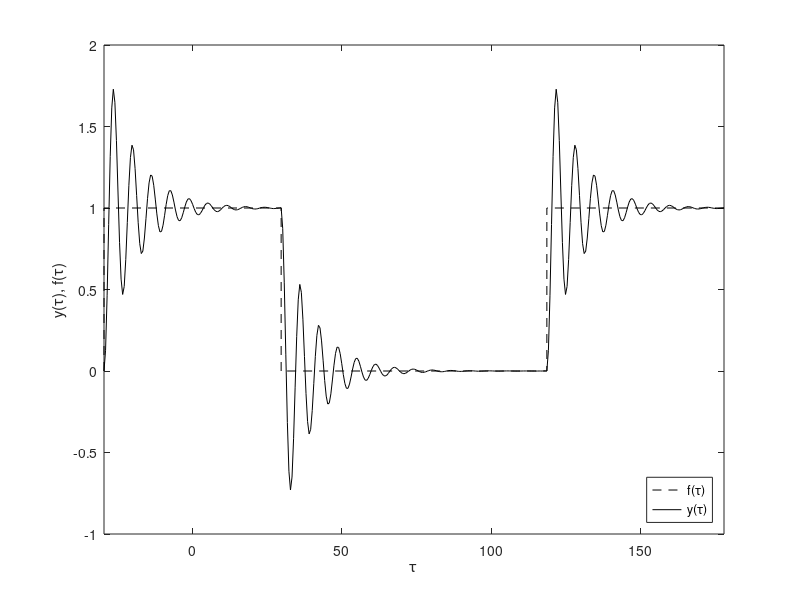
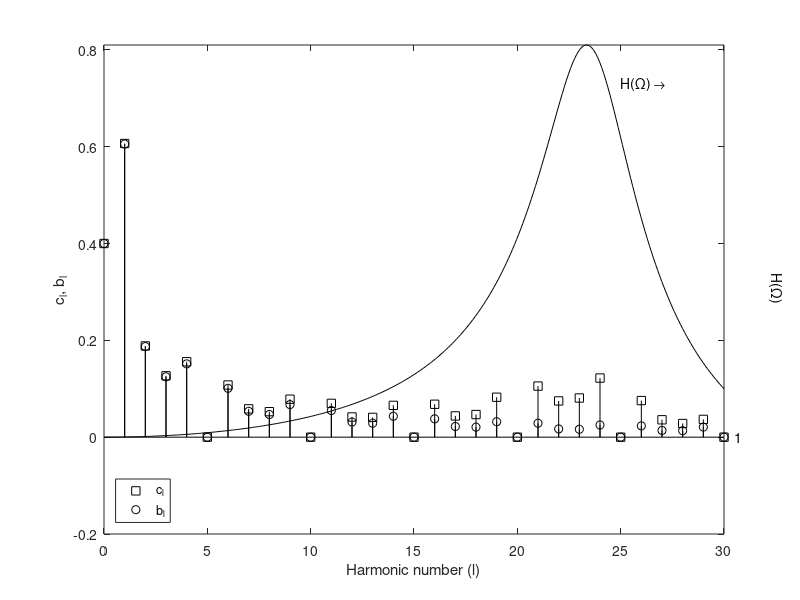

These figures' MATLAB source, in order:
 % periodic pulse train forcing
 n = 1:200; alph = 0.4; z = 0.1; Omo = 0.0424; Nt = 400;
Hr = inline('1./sqrt((1-(Omo*n).^2).^2+(2*z*Omo*n).^2)', 'n', 'Omo', 'z');
LL = pi/Omo*alph; UL = pi/Omo*(2+alph);
tau = linspace(-LL, UL, Nt);
sn = 2*alph*sin(pi*n*alph)./(pi*n*alph);
Xnsn = abs(sn).*Hr(n, Omo, z);
thn = atan2(2*z*Omo*n, 1-(Omo*n).^2);
psi = atan2(sn, 0);
cnt = sin(Omo*n'*tau-repmat(thn', 1, Nt)+repmat(psi', 1, Nt));
y = alph+Xnsn*cnt;
figure(1)
plot([-LL -LL LL LL 2*LL/alph*(1-alph/2) 2*LL/alph*(1-alph/2) UL],...
[0 1 1 0 0 1 1], 'k--')
hold on
plot(tau, y, 'k-')
legend('f(\tau)','y(\tau)', 'location', 'SouthEast');
r = axis; r(1) = -LL; r(2) = UL; axis(r)
xlabel('\tau')
ylabel('y(\tau), f(\tau)')
figure(2)
M = 30;
plot(n(1:M), abs(Xnsn(1:M)), 'ks', n(1:M), abs(sn(1:M)), 'ko')
hold on
plot(0, alph,'ks', 0, alph, 'ko')
plot([n(1:M); n(1:M)], [zeros(1,M); abs(Xnsn(1:M))], 'k-')
plot([n(1:M); n(1:M)], [zeros(1,M); abs(sn(1:M))], 'k-')
r = axis; r(3) = -0.2; r(4) = 0.81; axis(r)
nn = linspace(0, M, 300);
H = Hr(nn, Omo, z)-1;
plot(nn, H/max(H)*r(4), 'k-', [0 M], [0 0], 'k-')
ylabel('c_l, b_l')
xlabel('Harmonic number (l)')
text(M+.5, 0, num2str(1,3))
text(M+2.5, (r(3)+r(4))/2, 'H(\Omega)', 'rotation', -90, 'HorizontalAlignment', 'center')
text(25, 0.9*r(4), 'H(\Omega) \rightarrow')
legend('c_l','b_l', 'location', 'SouthWest');